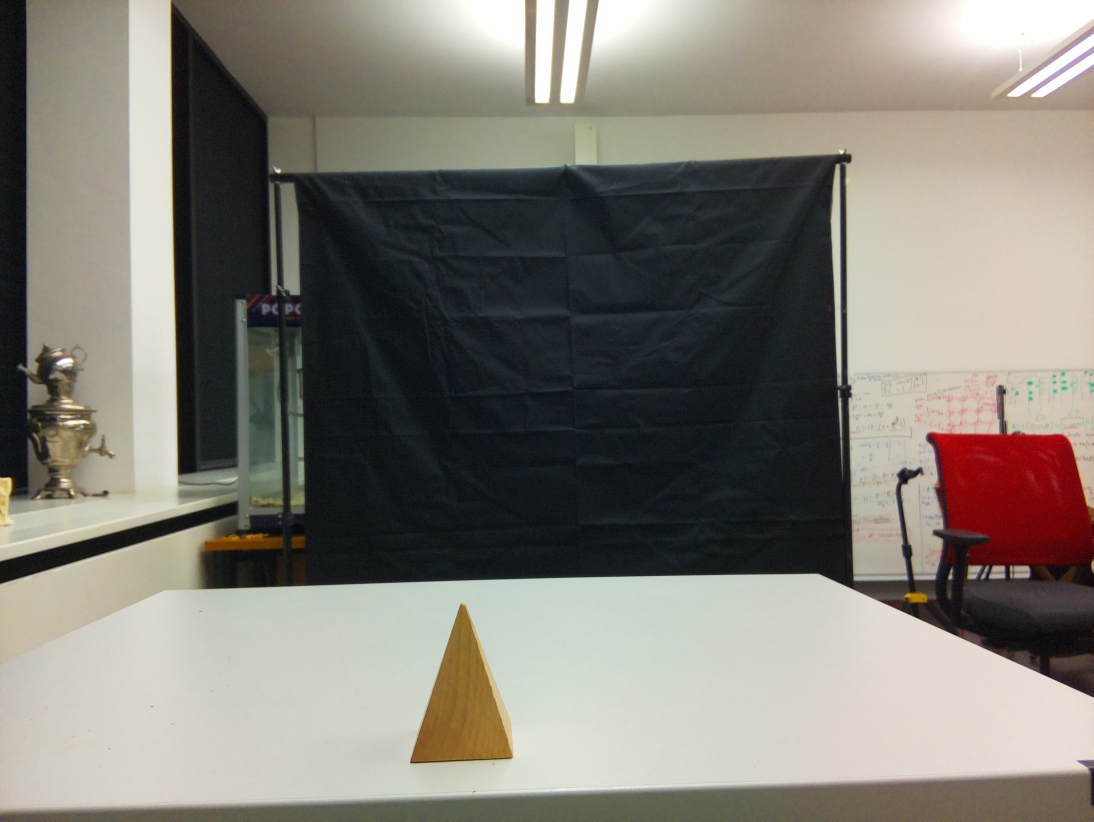
#> input picture test_photos/click_photos/1.jpg, 3280 x 2464 px, found by its file name (shown at 1/3 size)
$ python test_single_photo1.py
#> lines starting #> are read from the running program, lines starting #| are printed output that depends on the picture; after the words box and inside, x2 and y2 are one past the last pixel; in counts of white or black regions, pixels touching at a corner belong together
### src/opencv_pipeline.py
import cv2
import numpy as np


def find_table_mask(gray_img):

    h, w = gray_img.shape
    _, bright_mask = cv2.threshold(gray_img, 0, 255, cv2.THRESH_BINARY + cv2.THRESH_OTSU)

    kernel = cv2.getStructuringElement(cv2.MORPH_RECT, (15, 15))
    bright_mask = cv2.morphologyEx(bright_mask, cv2.MORPH_CLOSE, kernel)
    bright_mask = cv2.morphologyEx(bright_mask, cv2.MORPH_OPEN, kernel)

    contours, _ = cv2.findContours(bright_mask, cv2.RETR_EXTERNAL, cv2.CHAIN_APPROX_SIMPLE)
    if not contours:
        return None

    bottom_threshold = int(0.90 * h)
    touching_bottom = [c for c in contours if cv2.boundingRect(c)[1] + cv2.boundingRect(c)[3] >= bottom_threshold]
    if not touching_bottom:
        return None

    table_contour = max(touching_bottom, key=cv2.contourArea)
    hull = cv2.convexHull(table_contour)

    table_mask = np.zeros_like(gray_img)
    cv2.drawContours(table_mask, [hull], -1, 255, -1)

    erode_kernel = cv2.getStructuringElement(cv2.MORPH_RECT, (25, 25))
    table_mask = cv2.erode(table_mask, erode_kernel)

    top_limit = int(0.5 * h)
    table_mask[:top_limit, :] = 0

    return table_mask


def detect_and_classify(image_path, debug=False, debug_prefix="outputs/debug"):
#> called with image_path = 'test_photos/click_photos/1.jpg', debug = True, debug_prefix = 'outputs/debug1'
    img = cv2.imread(image_path)
#> img is the input picture: shape (2464, 3280, 3); mean B, G, R 117.4, 125.6, 129.4
    if img is None:
        raise FileNotFoundError(image_path)

    scale = 900 / img.shape[1]
#> scale = 0.274
    img = cv2.resize(img, (900, int(img.shape[0] * scale)))
#> img: shape (676, 900, 3)

    top_crop = int(0.16 * img.shape[0])
#> top_crop = 108
    left_crop = int(0.17 * img.shape[1])
#> left_crop = 153
    img = img[top_crop:, left_crop:]
#> img: shape (568, 747, 3)

    gray = cv2.cvtColor(img, cv2.COLOR_BGR2GRAY)
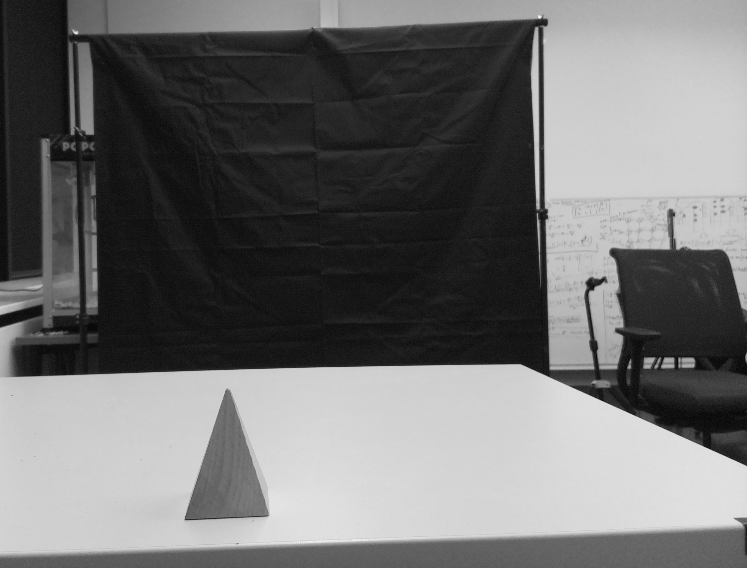
#> gray: shape (568, 747); min 4, max 248, mean 111.8

    table_mask = find_table_mask(gray)
#> in find_table_mask, `_, bright_mask = cv2.threshold(gray_img, 0, 255, cv2.THRESH_BINARY + c..`:
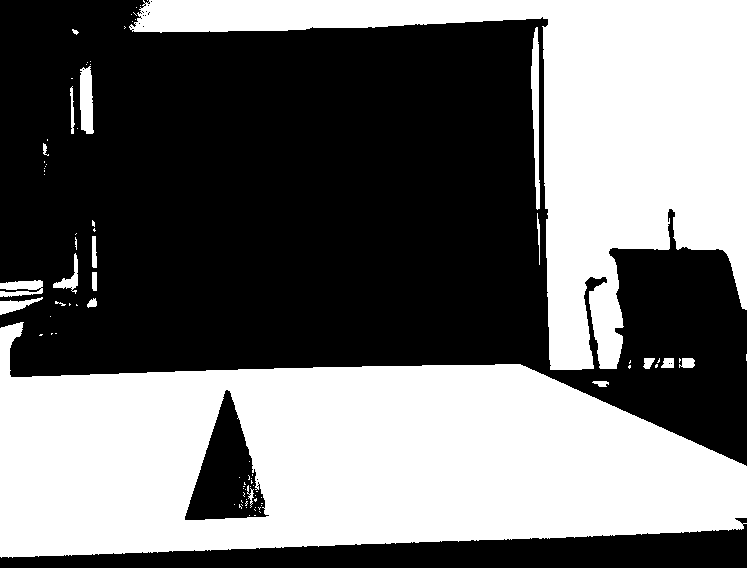
#> bright_mask: shape (568, 747); 44.6% white; 89 white regions (69 under 20 px), largest, box (x1, y1, x2, y2) and area: (0, 322, 747, 558) 115076, (129, 0, 747, 370) 69980, (531, 27, 540, 210) 1019
#> in find_table_mask, `bright_mask = cv2.morphologyEx(bright_mask, cv2.MORPH_CLOSE, kernel)`: bright_mask: shape (568, 747); 46.3% white; 7 white regions (2 under 20 px), largest, box (x1, y1, x2, y2) and area: (0, 0, 747, 558) 195085, (70, 61, 94, 134) 1368, (43, 139, 49, 175) 108, (72, 29, 79, 35) 23, (39, 333, 57, 336) 21
#> in find_table_mask, `bright_mask = cv2.morphologyEx(bright_mask, cv2.MORPH_OPEN, kernel)`:
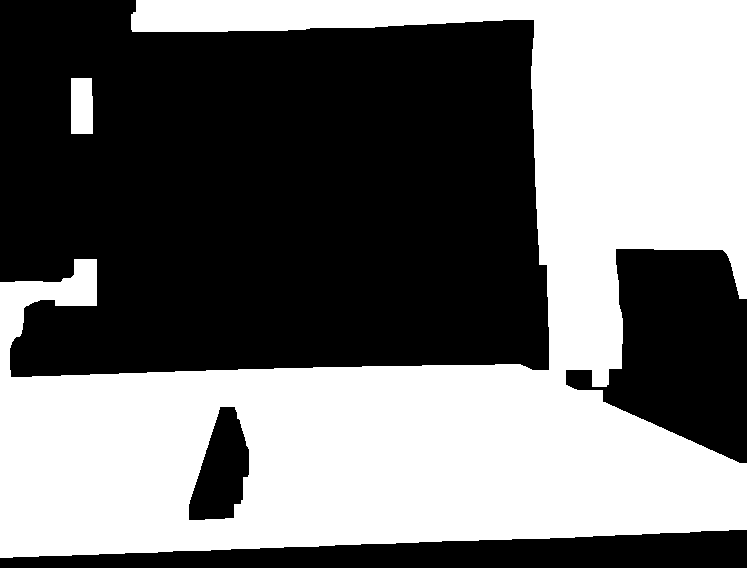
#> bright_mask: shape (568, 747); 46% white; 2 white regions
#> in find_table_mask, `contours, _ = cv2.findContours(bright_mask, cv2.RETR_EXTERNAL, cv2.CHA..`: contours = 2 contours; box (x1, y1, x2, y2) and area: (0, 0, 747, 558) 196396, (71, 78, 93, 134) 1138
#> in find_table_mask, `touching_bottom = [c for c in contours if cv2.boundingRect(c)[1] + cv2..`: touching_bottom = 1 contour; box (x1, y1, x2, y2) and area: (0, 0, 747, 558) 196396
#> in find_table_mask, `table_contour = max(touching_bottom, key=cv2.contourArea)`: table_contour = contour of 411 points, box (x1, y1, x2, y2) (0, 0, 747, 558), area 196396
#> in find_table_mask, `hull = cv2.convexHull(table_contour)`: hull = contour of 12 points, box (x1, y1, x2, y2) (0, 0, 747, 558), area 386698
#> in find_table_mask, `cv2.drawContours(table_mask, [hull], -1, 255, -1)`: table_mask: shape (568, 747); 91.4% white; 2 black regions, box (x1, y1, x2, y2) and area: (0, 0, 136, 281) 19244, (0, 530, 747, 568) 17124
#> in find_table_mask, `table_mask = cv2.erode(table_mask, erode_kernel)`:
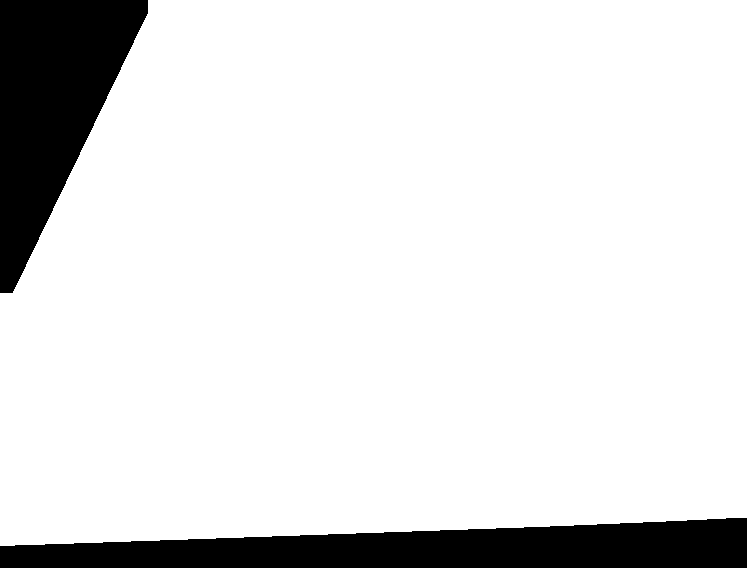
#> table_mask: shape (568, 747); 88% white; 2 black regions, box (x1, y1, x2, y2) and area: (0, 518, 747, 568) 26424, (0, 0, 148, 293) 24392
#> in find_table_mask, `table_mask[:top_limit, :] = 0`:
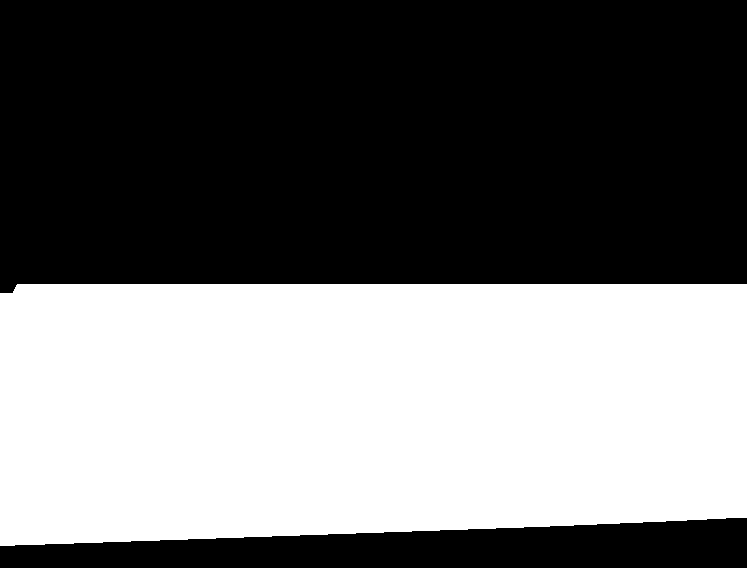
#> table_mask: shape (568, 747); 43.7% white; 1 white region, box (x1, y1, x2, y2) and area: (0, 284, 747, 546) 185591
    if table_mask is None:
        raise RuntimeError(f"Could not find table region in {image_path}")

    blurred = cv2.GaussianBlur(gray, (5, 5), 0)
    edges = cv2.Canny(blurred, 40, 120)
#> edges: shape (568, 747); 1.7% white in thin lines or dots
    edges = cv2.bitwise_and(edges, edges, mask=table_mask)
#> edges: shape (568, 747); 0.69% white in thin lines or dots, all inside (x1, y1, x2, y2) = (0, 284, 747, 521)

    boundary = cv2.Canny(table_mask, 50, 150)
#> boundary: shape (568, 747); 0.35% white in thin lines or dots, all inside (x1, y1, x2, y2) = (0, 283, 747, 546)
    boundary = cv2.dilate(boundary, np.ones((15, 15), np.uint8))
#> boundary: shape (568, 747); 5.4% white; 2 white regions, box (x1, y1, x2, y2) and area: (0, 510, 747, 553) 11597, (0, 276, 747, 300) 11335
    edges[boundary > 0] = 0
#> edges: shape (568, 747); 0.65% white in thin lines or dots, all inside (x1, y1, x2, y2) = (0, 291, 747, 521)

    kernel = cv2.getStructuringElement(cv2.MORPH_RECT, (5, 5))
    closed = cv2.morphologyEx(edges, cv2.MORPH_CLOSE, kernel)
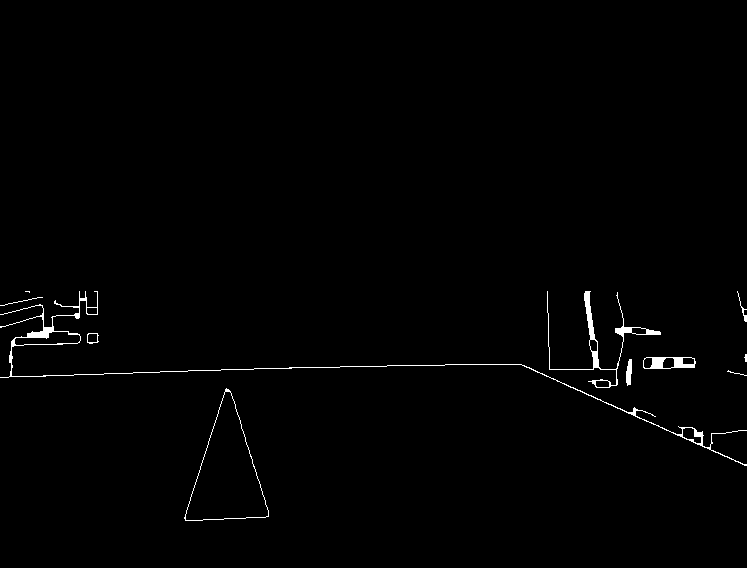
#> closed: shape (568, 747); 0.88% white; 11 white regions (2 under 20 px)

    contours, _ = cv2.findContours(closed, cv2.RETR_EXTERNAL, cv2.CHAIN_APPROX_SIMPLE)
#> contours = 11 contours, 5 with area under 20; largest, box (x1, y1, x2, y2) and area: (184, 388, 269, 521) 5865, (0, 291, 747, 466) 1344, (547, 291, 661, 388) 743, (643, 357, 696, 369) 534, (87, 333, 99, 344) 96, (626, 359, 632, 386) 94

    detections = []
    output = img.copy()

    for c in contours:
        area = cv2.contourArea(c)
        if area < 800 or area > 0.5 * img.shape[0] * img.shape[1]:
            continue

        peri = cv2.arcLength(c, True)
        approx = cv2.approxPolyDP(c, 0.03 * peri, True)
        vertices = len(approx)

        if vertices == 3:
            shape = "triangle"
        elif vertices == 4:
            shape = "rectangle"
        else:
            shape = "other"

        x, y, w, h = cv2.boundingRect(c)
        detections.append({"shape": shape, "area": area, "bbox": (x, y, w, h)})
        cv2.drawContours(output, [c], -1, (0, 0, 255), 2)
        cv2.putText(output, shape, (x, y - 5), cv2.FONT_HERSHEY_SIMPLEX,
                    0.5, (0, 0, 255), 1)
#> this loop made 11 passes
#> (area, peri, approx, vertices, shape, x, y, w) on passes 1, 10: (5865, 380.5, [[226, 388], [185, 520], [268, 516]], 3, 'triangle', 184, 388, 85), (1344.5, 2521, [[0, 314], [746, 465]], 2, 'other', 0, 291, 747)
#> area on passes 3, 4, 6, 9: 94, 533.5, 95.5, 743
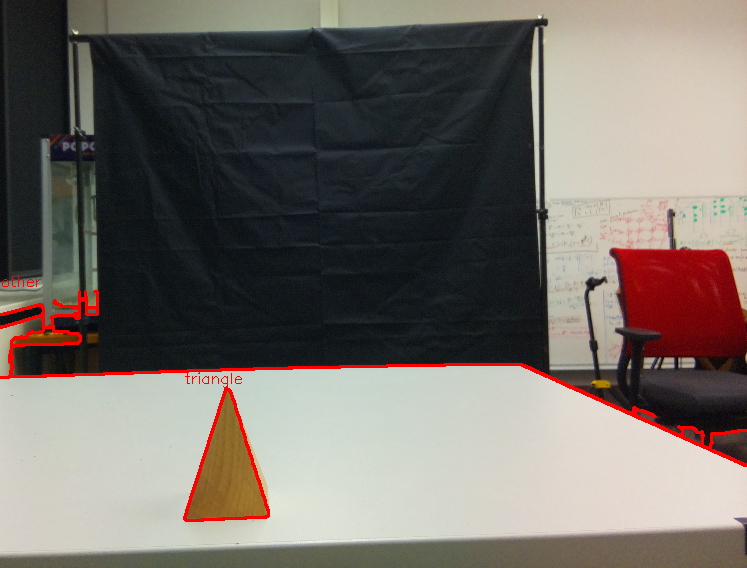
#> output: shape (568, 747, 3); mean B, G, R 103.9, 109.9, 116.6
#> after the loop, detections = 2 items

    if debug:
        cv2.imwrite(f"{debug_prefix}_gray.jpg", gray)
        cv2.imwrite(f"{debug_prefix}_table_mask.jpg", table_mask)
        cv2.imwrite(f"{debug_prefix}_edges.jpg", edges)
        cv2.imwrite(f"{debug_prefix}_closed.jpg", closed)
        cv2.imwrite(f"{debug_prefix}_output.jpg", output)

    return detections

### src/test_single_photo1.py
from opencv_pipeline import detect_and_classify

detections = detect_and_classify(
    "test_photos/click_photos/1.jpg",
    debug=True,
    debug_prefix="outputs/debug1"
)
#> detections = 2 items
print(f"{len(detections)} detected")
#| 2 detected
for d in detections:
    print(d)
#> this loop made 2 passes
#| {'shape': 'triangle', 'area': 5865.0, 'bbox': (184, 388, 85, 133)}
#| {'shape': 'other', 'area': 1344.5, 'bbox': (0, 291, 747, 175)}
